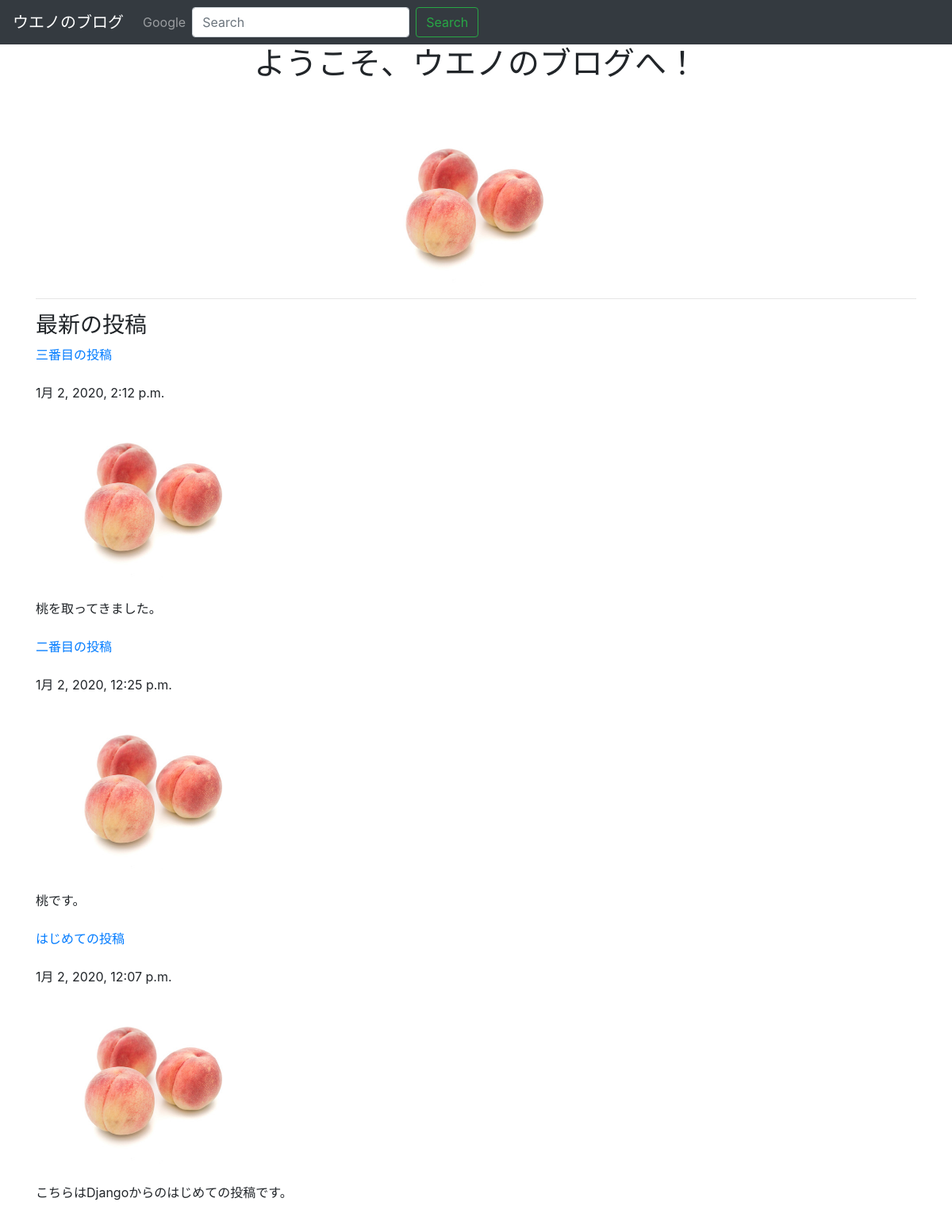
/posts/, run on the app's committed database.
### posts/models.py (models this page shows, shortened)
class Post(models.Model):
    title = models.CharField(max_length=100)
    published = models.DateTimeField()
    image = models.ImageField(upload_to='media/')
    body = models.TextField()
    def summary(self):
        return self.body[:30]

### posts/views.py (the view)
def index(request):
    posts = Post.objects.order_by('-published') # published:降順
    return render(request, 'posts/index.html', {'posts': posts})

### posts/templates/posts/index.html (shortened to what this page needs)
<!DOCTYPE html>
<html lang = "ja-ja">
<head>
    <link rel="stylesheet" href="https://stackpath.bootstrapcdn.com/bootstrap/4.4.1/css/bootstrap.min.css">
</head>
<body>
<nav class="navbar navbar-expand-lg navbar-dark bg-dark">
    <a class="navbar-brand" href="/posts/">ウエノのブログ</a>
    <div class="collapse navbar-collapse" id="navbarNav">
        <ul class="navbar-nav">
        <li class="nav-item">
            <a class="nav-link" href="https://www.google.com">Google</a>
        </li>
        </ul>
        <form class="form-inline">
            <input class="form-control mr-sm-2" type="search" placeholder="Search" aria-label="Search">
            <button class="btn btn-outline-success my-2 my-sm-0" type="submit">Search</button>
        </form>
    </div>
    </nav>
<div class="container">
<h1 class="text-center">ようこそ、ウエノのブログへ！</h1>
<br /><br />
{% load static %}
<img src="{% static 'posts/home.jpg' %}" class="img-fluid rouded mx-auto d-block" style ="max-height:200px;">
<hr>
<h3>最新の投稿</h3>
{% for post in posts.all %}
    <a href = "{% url 'post_detail' post.id %}" >{{ post.title }}</a>
    <br /><br />
    {{ post.published }}
    <br /><br />
    <img src="{{ post.image.url }}" class="img-fluid rounded" style="max-height: 200px;"/>
    <br /><br />
    {{ post.summary }}
    <br /><br />
{% endfor %}
</div>
</body>
</html>

### data on the page
Post: title "三番目の投稿", published "1月 2, 2020, 2:12 p.m.", image (picture), summary "桃を取ってきました。"
Post: title "二番目の投稿", published "1月 2, 2020, 12:25 p.m.", image (picture), summary "桃です。"
Post: title "はじめての投稿", published "1月 2, 2020, 12:07 p.m.", image (picture), summary "こちらはDjangoからのはじめての投稿です。"
